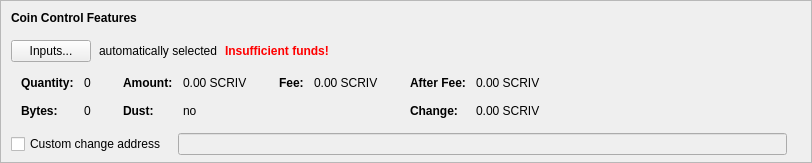
    <widget class="QFrame" name="frameCoinControl">
     <property name="sizePolicy">
      <sizepolicy hsizetype="Expanding" vsizetype="Expanding">
       <horstretch>0</horstretch>
       <verstretch>0</verstretch>
      </sizepolicy>
     </property>
     <property name="maximumSize">
      <size>
       <width>16777215</width>
       <height>16777215</height>
      </size>
     </property>
     <property name="frameShape">
      <enum>QFrame::StyledPanel</enum>
     </property>
     <property name="frameShadow">
      <enum>QFrame::Sunken</enum>
     </property>
     <layout class="QVBoxLayout" name="verticalLayoutCoinControl2">
      <property name="spacing">
       <number>0</number>
      </property>
      <property name="leftMargin">
       <number>0</number>
      </property>
      <property name="topMargin">
       <number>0</number>
      </property>
      <property name="rightMargin">
       <number>0</number>
      </property>
      <property name="bottomMargin">
       <number>6</number>
      </property>
      <item>
       <layout class="QVBoxLayout" name="verticalLayoutCoinControl" stretch="0,0,0,0,1">
        <property name="spacing">
         <number>0</number>
        </property>
        <property name="leftMargin">
         <number>10</number>
        </property>
        <property name="topMargin">
         <number>10</number>
        </property>
        <item>
         <layout class="QHBoxLayout" name="horizontalLayoutCoinControl1">
          <property name="bottomMargin">
           <number>15</number>
          </property>
          <item>
           <widget class="QLabel" name="labelCoinControlFeatures">
            <property name="sizePolicy">
             <sizepolicy hsizetype="Preferred" vsizetype="Maximum">
              <horstretch>0</horstretch>
              <verstretch>0</verstretch>
             </sizepolicy>
            </property>
            <property name="font">
             <font>
              <weight>75</weight>
              <bold>true</bold>
             </font>
            </property>
            <property name="styleSheet">
             <string notr="true">font-weight:bold;</string>
            </property>
            <property name="text">
             <string>Coin Control Features</string>
            </property>
           </widget>
          </item>
         </layout>
        </item>
        <item>
         <layout class="QHBoxLayout" name="horizontalLayoutCoinControl2" stretch="0,0,0,0">
          <property name="spacing">
           <number>8</number>
          </property>
          <property name="bottomMargin">
           <number>10</number>
          </property>
          <item>
           <widget class="QPushButton" name="pushButtonCoinControl">
            <property name="styleSheet">
             <string notr="true"/>
            </property>
            <property name="text">
             <string>Inputs...</string>
            </property>
            <property name="autoDefault">
             <bool>false</bool>
            </property>
           </widget>
          </item>
          <item>
           <widget class="QLabel" name="labelCoinControlAutomaticallySelected">
            <property name="text">
             <string>automatically selected</string>
            </property>
            <property name="margin">
             <number>5</number>
            </property>
           </widget>
          </item>
          <item>
           <widget class="QLabel" name="labelCoinControlInsuffFunds">
            <property name="font">
             <font>
              <weight>75</weight>
              <bold>true</bold>
             </font>
            </property>
            <property name="styleSheet">
             <string notr="true">color:red;font-weight:bold;</string>
            </property>
            <property name="text">
             <string>Insufficient funds!</string>
            </property>
            <property name="margin">
             <number>5</number>
            </property>
           </widget>
          </item>
          <item>
           <spacer name="horizontalSpacerCoinControl">
            <property name="orientation">
             <enum>Qt::Horizontal</enum>
            </property>
            <property name="sizeHint" stdset="0">
             <size>
              <width>40</width>
              <height>1</height>
             </size>
            </property>
           </spacer>
          </item>
         </layout>
        </item>
        <item>
         <widget class="QWidget" name="widgetCoinControl" native="true">
          <property name="sizePolicy">
           <sizepolicy hsizetype="Preferred" vsizetype="Preferred">
            <horstretch>0</horstretch>
            <verstretch>0</verstretch>
           </sizepolicy>
          </property>
          <property name="minimumSize">
           <size>
            <width>0</width>
            <height>0</height>
           </size>
          </property>
          <property name="styleSheet">
           <string notr="true"/>
          </property>
          <layout class="QHBoxLayout" name="horizontalLayoutCoinControl5">
           <property name="leftMargin">
            <number>0</number>
           </property>
           <property name="topMargin">
            <number>0</number>
           </property>
           <property name="rightMargin">
            <number>0</number>
           </property>
           <property name="bottomMargin">
            <number>0</number>
           </property>
           <item>
            <layout class="QHBoxLayout" name="horizontalLayoutCoinControl3" stretch="0,0,0,1">
             <property name="spacing">
              <number>20</number>
             </property>
             <property name="topMargin">
              <number>0</number>
             </property>
             <property name="bottomMargin">
              <number>10</number>
             </property>
             <item>
              <layout class="QFormLayout" name="formLayoutCoinControl1">
               <property name="horizontalSpacing">
                <number>10</number>
               </property>
               <property name="verticalSpacing">
                <number>14</number>
               </property>
               <property name="leftMargin">
                <number>10</number>
               </property>
               <property name="topMargin">
                <number>4</number>
               </property>
               <property name="rightMargin">
                <number>6</number>
               </property>
               <item row="0" column="0">
                <widget class="QLabel" name="labelCoinControlQuantityText">
                 <property name="font">
                  <font>
                   <weight>75</weight>
                   <bold>true</bold>
                  </font>
                 </property>
                 <property name="text">
                  <string>Quantity:</string>
                 </property>
                 <property name="margin">
                  <number>0</number>
                 </property>
                </widget>
               </item>
               <item row="0" column="1">
                <widget class="QLabel" name="labelCoinControlQuantity">
                 <property name="cursor">
                  <cursorShape>IBeamCursor</cursorShape>
                 </property>
                 <property name="contextMenuPolicy">
                  <enum>Qt::ActionsContextMenu</enum>
                 </property>
                 <property name="text">
                  <string notr="true">0</string>
                 </property>
                 <property name="margin">
                  <number>0</number>
                 </property>
                 <property name="textInteractionFlags">
                  <set>Qt::LinksAccessibleByMouse|Qt::TextSelectableByKeyboard|Qt::TextSelectableByMouse</set>
                 </property>
                </widget>
               </item>
               <item row="1" column="0">
                <widget class="QLabel" name="labelCoinControlBytesText">
                 <property name="font">
                  <font>
                   <weight>75</weight>
                   <bold>true</bold>
                  </font>
                 </property>
                 <property name="text">
                  <string>Bytes:</string>
                 </property>
                </widget>
               </item>
               <item row="1" column="1">
                <widget class="QLabel" name="labelCoinControlBytes">
                 <property name="cursor">
                  <cursorShape>IBeamCursor</cursorShape>
                 </property>
                 <property name="contextMenuPolicy">
                  <enum>Qt::ActionsContextMenu</enum>
                 </property>
                 <property name="text">
                  <string notr="true">0</string>
                 </property>
                 <property name="textInteractionFlags">
                  <set>Qt::LinksAccessibleByMouse|Qt::TextSelectableByKeyboard|Qt::TextSelectableByMouse</set>
                 </property>
                </widget>
               </item>
              </layout>
             </item>
             <item>
              <layout class="QFormLayout" name="formLayoutCoinControl2">
               <property name="horizontalSpacing">
                <number>10</number>
               </property>
               <property name="verticalSpacing">
                <number>14</number>
               </property>
               <property name="leftMargin">
                <number>6</number>
               </property>
               <property name="topMargin">
                <number>4</number>
               </property>
               <property name="rightMargin">
                <number>6</number>
               </property>
               <item row="0" column="0">
                <widget class="QLabel" name="labelCoinControlAmountText">
                 <property name="font">
                  <font>
                   <weight>75</weight>
                   <bold>true</bold>
                  </font>
                 </property>
                 <property name="text">
                  <string>Amount:</string>
                 </property>
                 <property name="margin">
                  <number>0</number>
                 </property>
                </widget>
               </item>
               <item row="0" column="1">
                <widget class="QLabel" name="labelCoinControlAmount">
                 <property name="cursor">
                  <cursorShape>IBeamCursor</cursorShape>
                 </property>
                 <property name="contextMenuPolicy">
                  <enum>Qt::ActionsContextMenu</enum>
                 </property>
                 <property name="text">
                  <string notr="true">0.00 SCRIV</string>
                 </property>
                 <property name="textInteractionFlags">
                  <set>Qt::LinksAccessibleByMouse|Qt::TextSelectableByKeyboard|Qt::TextSelectableByMouse</set>
                 </property>
                </widget>
               </item>
               <item row="1" column="0">
                <widget class="QLabel" name="labelCoinControlLowOutputText">
                 <property name="font">
                  <font>
                   <weight>75</weight>
                   <bold>true</bold>
                  </font>
                 </property>
                 <property name="text">
                  <string>Dust:</string>
                 </property>
                </widget>
               </item>
               <item row="1" column="1">
                <widget class="QLabel" name="labelCoinControlLowOutput">
                 <property name="cursor">
                  <cursorShape>IBeamCursor</cursorShape>
                 </property>
                 <property name="contextMenuPolicy">
                  <enum>Qt::ActionsContextMenu</enum>
                 </property>
                 <property name="text">
                  <string notr="true">no</string>
                 </property>
                 <property name="textInteractionFlags">
                  <set>Qt::LinksAccessibleByMouse|Qt::TextSelectableByKeyboard|Qt::TextSelectableByMouse</set>
                 </property>
                </widget>
               </item>
              </layout>
             </item>
             <item>
              <layout class="QFormLayout" name="formLayoutCoinControl3">
               <property name="horizontalSpacing">
                <number>10</number>
               </property>
               <property name="verticalSpacing">
                <number>14</number>
               </property>
               <property name="leftMargin">
                <number>6</number>
               </property>
               <property name="topMargin">
                <number>4</number>
               </property>
               <property name="rightMargin">
                <number>6</number>
               </property>
               <item row="0" column="0">
                <widget class="QLabel" name="labelCoinControlFeeText">
                 <property name="font">
                  <font>
                   <weight>75</weight>
                   <bold>true</bold>
                  </font>
                 </property>
                 <property name="text">
                  <string>Fee:</string>
                 </property>
                 <property name="margin">
                  <number>0</number>
                 </property>
                </widget>
               </item>
               <item row="0" column="1">
                <widget class="QLabel" name="labelCoinControlFee">
                 <property name="cursor">
                  <cursorShape>IBeamCursor</cursorShape>
                 </property>
                 <property name="contextMenuPolicy">
                  <enum>Qt::ActionsContextMenu</enum>
                 </property>
                 <property name="text">
                  <string notr="true">0.00 SCRIV</string>
                 </property>
                 <property name="textInteractionFlags">
                  <set>Qt::LinksAccessibleByMouse|Qt::TextSelectableByKeyboard|Qt::TextSelectableByMouse</set>
                 </property>
                </widget>
               </item>
              </layout>
             </item>
             <item>
              <layout class="QFormLayout" name="formLayoutCoinControl4">
               <property name="horizontalSpacing">
                <number>10</number>
               </property>
               <property name="verticalSpacing">
                <number>14</number>
               </property>
               <property name="leftMargin">
                <number>6</number>
               </property>
               <property name="topMargin">
                <number>4</number>
               </property>
               <property name="rightMargin">
                <number>6</number>
               </property>
               <item row="0" column="0">
                <widget class="QLabel" name="labelCoinControlAfterFeeText">
                 <property name="font">
                  <font>
                   <weight>75</weight>
                   <bold>true</bold>
                  </font>
                 </property>
                 <property name="text">
                  <string>After Fee:</string>
                 </property>
                 <property name="margin">
                  <number>0</number>
                 </property>
                </widget>
               </item>
               <item row="0" column="1">
                <widget class="QLabel" name="labelCoinControlAfterFee">
                 <property name="cursor">
                  <cursorShape>IBeamCursor</cursorShape>
                 </property>
                 <property name="contextMenuPolicy">
                  <enum>Qt::ActionsContextMenu</enum>
                 </property>
                 <property name="text">
                  <string notr="true">0.00 SCRIV</string>
                 </property>
                 <property name="textInteractionFlags">
                  <set>Qt::LinksAccessibleByMouse|Qt::TextSelectableByKeyboard|Qt::TextSelectableByMouse</set>
                 </property>
                </widget>
               </item>
               <item row="1" column="0">
                <widget class="QLabel" name="labelCoinControlChangeText">
                 <property name="font">
                  <font>
                   <weight>75</weight>
                   <bold>true</bold>
                  </font>
                 </property>
                 <property name="text">
                  <string>Change:</string>
                 </property>
                </widget>
               </item>
               <item row="1" column="1">
                <widget class="QLabel" name="labelCoinControlChange">
                 <property name="cursor">
                  <cursorShape>IBeamCursor</cursorShape>
                 </property>
                 <property name="contextMenuPolicy">
                  <enum>Qt::ActionsContextMenu</enum>
                 </property>
                 <property name="text">
                  <string notr="true">0.00 SCRIV</string>
                 </property>
                 <property name="textInteractionFlags">
                  <set>Qt::LinksAccessibleByMouse|Qt::TextSelectableByKeyboard|Qt::TextSelectableByMouse</set>
                 </property>
                </widget>
               </item>
              </layout>
             </item>
            </layout>
           </item>
          </layout>
         </widget>
        </item>
        <item>
         <layout class="QHBoxLayout" name="horizontalLayoutCoinControl4" stretch="0,0,0">
          <property name="spacing">
           <number>12</number>
          </property>
          <property name="sizeConstraint">
           <enum>QLayout::SetDefaultConstraint</enum>
          </property>
          <property name="topMargin">
           <number>5</number>
          </property>
          <property name="rightMargin">
           <number>5</number>
          </property>
          <item>
           <widget class="QCheckBox" name="checkBoxCoinControlChange">
            <property name="toolTip">
             <string>If this is activated, but the change address is empty or invalid, change will be sent to a newly generated address.</string>
            </property>
            <property name="text">
             <string>Custom change address</string>
            </property>
           </widget>
          </item>
          <item>
           <widget class="QValidatedLineEdit" name="lineEditCoinControlChange">
            <property name="enabled">
             <bool>false</bool>
            </property>
            <property name="sizePolicy">
             <sizepolicy hsizetype="Expanding" vsizetype="Fixed">
              <horstretch>0</horstretch>
              <verstretch>0</verstretch>
             </sizepolicy>
            </property>
           </widget>
          </item>
          <item>
           <widget class="QLabel" name="labelCoinControlChangeLabel">
            <property name="sizePolicy">
             <sizepolicy hsizetype="Preferred" vsizetype="Expanding">
              <horstretch>0</horstretch>
              <verstretch>0</verstretch>
             </sizepolicy>
            </property>
            <property name="minimumSize">
             <size>
              <width>0</width>
              <height>0</height>
             </size>
            </property>
            <property name="text">
             <string/>
            </property>
            <property name="margin">
             <number>3</number>
            </property>
           </widget>
          </item>
         </layout>
        </item>
        <item>
         <spacer name="verticalSpacerCoinControl">
          <property name="orientation">
           <enum>Qt::Vertical</enum>
          </property>
          <property name="sizeHint" stdset="0">
           <size>
            <width>800</width>
            <height>1</height>
           </size>
          </property>
         </spacer>
        </item>
       </layout>
      </item>
     </layout>
    </widget>
